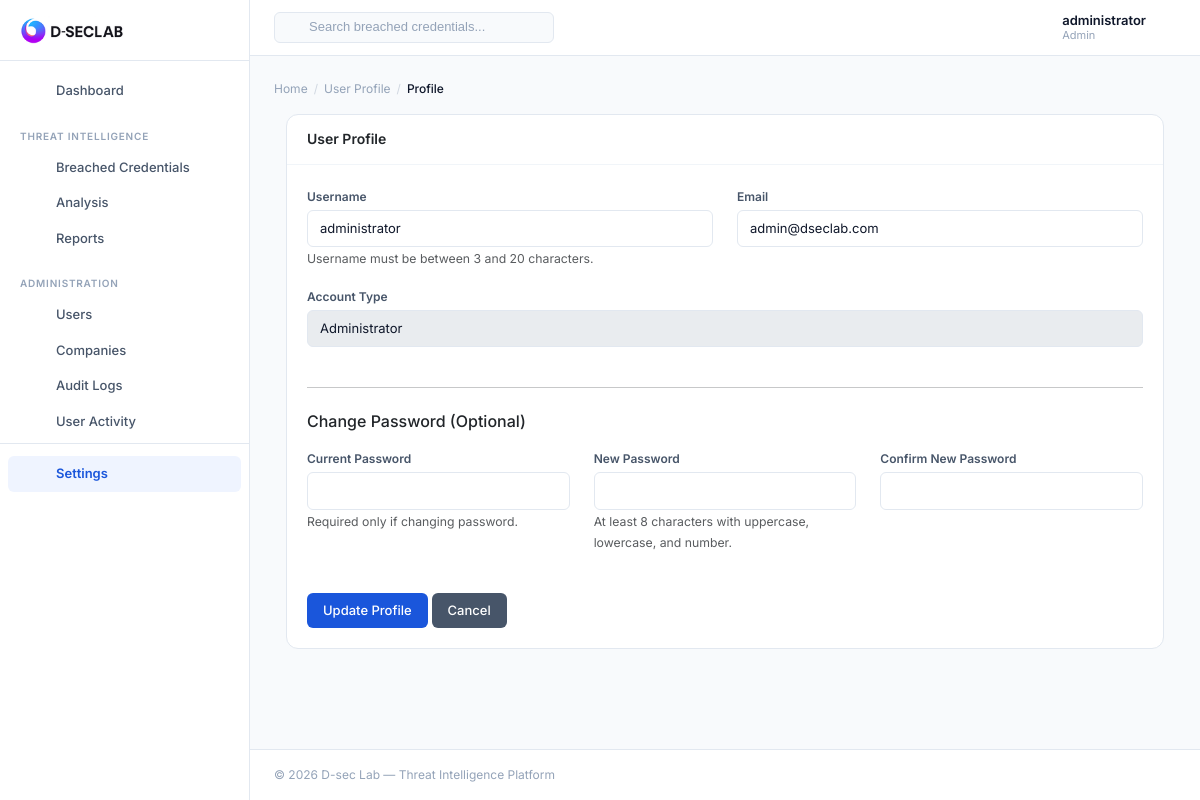
The page /profile (signed in) on the database its author committed.
### cuba/models.py (models this page shows, shortened)
class User(db.Model, UserMixin):
    id = db.Column(db.Integer, primary_key=True)
    username = db.Column(db.String(50), unique=True, nullable=False)
    email = db.Column(db.String(255), unique=True, nullable=False)
    password = db.Column(db.String(255), nullable=False)
    role = db.Column(db.String(20), default='member', nullable=False)
    isAdmin = db.Column(db.Boolean, default=False)
    company_id = db.Column(db.Integer, db.ForeignKey('company.id'), nullable=True)
    is_active = db.Column(db.Boolean, default=True)
    last_login = db.Column(db.DateTime, nullable=True)
    created_at = db.Column(db.DateTime, default=utcnow)
    updated_at = db.Column(db.DateTime, default=utcnow, onupdate=utcnow)
    @property
    def is_admin_user(self) -> bool:
        return self.role == 'admin' or self.isAdmin

### cuba/auth.py (the view, shortened to what this page needs)
@auth.route("/profile", methods=["GET", "POST"])
@login_required
def profile():
    breadcrumb = {"parent": "User Profile", "child": "Profile"}
    return render_template("auth/profile.html", user=current_user, breadcrumb=breadcrumb)

### cuba/templates/auth/profile.html (shortened to what this page needs)
{% extends "base.html" %}
{% block content %}
<div class="container-fluid">
  <div class="row">
    <div class="col-12">
      <div class="card">
        <div class="card-header">
          <h5>User Profile</h5>
        </div>
        <div class="card-body">
          <form method="POST" action="{{ url_for('auth.profile') }}">
            <div class="row">
              <div class="col-md-6">
                <div class="mb-3">
                  <label class="form-label" for="username">Username</label>
                  <input class="form-control" id="username" name="username" type="text" value="{{ user.username }}" required />
                  <small class="form-text text-muted">Username must be between 3 and 20 characters.</small>
                </div>
              </div>
              <div class="col-md-6">
                <div class="mb-3">
                  <label class="form-label" for="email">Email</label>
                  <input class="form-control" id="email" name="email" type="email" value="{{ user.email }}" required />
                </div>
              </div>
            </div>
            <div class="row">
              <div class="col-md-12">
                <div class="mb-3">
                  <label class="form-label">Account Type</label>
                  <input class="form-control" type="text" value="{% if user.isAdmin %}Administrator{% else %}Regular User{% endif %}" disabled />
                </div>
              </div>
            </div>
            <hr class="my-4">
            <h6 class="mb-3">Change Password (Optional)</h6>
            <div class="row">
              <div class="col-md-4">
                <div class="mb-3">
                  <label class="form-label" for="current_password">Current Password</label>
                  <input class="form-control" id="current_password" name="current_password" type="password" />
                  <small class="form-text text-muted">Required only if changing password.</small>
                </div>
              </div>
              <div class="col-md-4">
                <div class="mb-3">
                  <label class="form-label" for="new_password">New Password</label>
                  <input class="form-control" id="new_password" name="new_password" type="password" />
                  <small class="form-text text-muted">At least 8 characters with uppercase, lowercase, and number.</small>
                </div>
              </div>
              <div class="col-md-4">
                <div class="mb-3">
                  <label class="form-label" for="confirm_password">Confirm New Password</label>
                  <input class="form-control" id="confirm_password" name="confirm_password" type="password" />
                </div>
              </div>
            </div>
            <div class="mt-4">
              <button class="btn btn-primary" type="submit">Update Profile</button>
              <a href="{{ url_for('main.indexPage') }}" class="btn btn-secondary">Cancel</a>
            </div>
          </form>
        </div>
      </div>
    </div>
  </div>
</div>
{% endblock %}

### cuba/templates/layout/header.html (shortened to what this page needs)
<header class="dsec-header">
  <div class="dsec-header-left">
    <div class="dsec-header-search">
      <form action="{{ url_for('threat_intel.breached_creds_list') }}" method="get" style="margin:0;">
        <input type="text" name="search" placeholder="Search breached credentials..." autocomplete="off">
      </form>
    </div>
  </div>
  <div class="dsec-header-right">
    <button class="dsec-header-btn" id="theme-toggle" title="Toggle dark/light mode">
    </button>
    {% if current_user.is_authenticated %}
    <div style="position:relative;">
      <button class="dsec-header-btn" id="notif-toggle" title="Notifications">
      </button>
    </div>
    <div style="position:relative;">
      <div class="dsec-header-profile" id="profile-toggle">
        <div class="dsec-header-profile-info">
          <div class="dsec-header-profile-name">{{ current_user.username }}</div>
          <div class="dsec-header-profile-role">{{ 'Admin' if current_user.is_admin_user else 'Member' }}</div>
        </div>
        <i data-feather="chevron-down" style="width:14px;height:14px;color:var(--text-muted);"></i>
      </div>
    </div>
    {% else %}
    <a href="{{ url_for('auth.login') }}" class="btn btn-primary btn-sm">Sign In</a>
    {% endif %}
  </div>
</header>

### cuba/static/assets/css/custom-branding.css (style rules this page uses)
:root { --primary: #1a56db; --primary-hover: #1347b8; --primary-light: #eff4ff; --primary-50: rgba(26, 86, 219, 0.08); --text: #0f172a; --text-secondary: #475569; --text-muted: #94a3b8; --bg: #f8fafc; --bg-white: #ffffff; --border: #e2e8f0; --border-light: #f1f5f9; --success: #059669; --danger: #dc2626; --warning: #d97706; --info: #0284c7; --radius: 8px; --radius-sm: 6px; --radius-lg: 12px; --shadow-sm: 0 1px 2px rgba(0,0,0,0.04); --shadow: 0 1px 3px rgba(0,0,0,0.06), 0 1px 2px rgba(0,0,0,0.04); --sidebar-width: 250px; --header-height: 56px; --transition: all 0.15s ease; }
*, *::before, *::after { box-sizing: border-box; }
body { font-family: 'Inter', -apple-system, BlinkMacSystemFont, 'Segoe UI', sans-serif; background: var(--bg); color: var(--text); font-size: 14px; line-height: 1.5; -webkit-font-smoothing: antialiased; -moz-osx-font-smoothing: grayscale; margin: 0; padding: 0; overflow-x: hidden; }
.dsec-header { height: var(--header-height); background: var(--bg-white); border-bottom: 1px solid var(--border); display: flex; align-items: center; justify-content: space-between; padding: 0 24px; position: sticky; top: 0; z-index: 100; }
.dsec-header-left { display: flex; align-items: center; gap: 16px; }
.dsec-header-search { position: relative; }
.dsec-header-search input { background: var(--bg); border: 1px solid var(--border); border-radius: var(--radius-sm); padding: 7px 12px 7px 34px; font-size: 13px; width: 280px; outline: none; transition: var(--transition); color: var(--text); }
.dsec-header-search input::placeholder { color: var(--text-muted); }
.dsec-header-right { display: flex; align-items: center; gap: 8px; }
.dsec-header-btn { background: none; border: none; padding: 8px; border-radius: var(--radius-sm); color: var(--text-secondary); cursor: pointer; transition: var(--transition); display: flex; align-items: center; position: relative; }
.dsec-header-profile { display: flex; align-items: center; gap: 8px; padding: 4px 8px; border-radius: var(--radius-sm); cursor: pointer; transition: var(--transition); text-decoration: none; color: var(--text); margin-left: 8px; }
.dsec-header-profile-info { line-height: 1.2; }
.dsec-header-profile-name { font-size: 13px; font-weight: 600; }
.dsec-header-profile-role { font-size: 11px; color: var(--text-muted); }
.card { background: var(--bg-white); border: 1px solid var(--border); border-radius: var(--radius-lg); box-shadow: none; margin-bottom: 20px; }
.card-header { background: transparent; border-bottom: 1px solid var(--border-light); padding: 16px 20px; display: flex; align-items: center; justify-content: space-between; }
.card-header h5 { font-size: 14px; font-weight: 600; margin: 0; }
.card-body { padding: 20px; }
.btn { font-family: 'Inter', sans-serif; font-weight: 500; font-size: 13px; border-radius: var(--radius-sm); padding: 8px 16px; transition: var(--transition); border: none; cursor: pointer; }
.btn-primary { background: var(--primary); color: #fff; }
.btn-secondary { background: #475569; color: #fff; }
.form-control, .form-select { font-family: 'Inter', sans-serif; border: 1px solid var(--border); border-radius: var(--radius-sm); font-size: 13px; padding: 8px 12px; color: var(--text); background: var(--bg-white); transition: var(--transition); }
.form-label { font-size: 12px; font-weight: 600; color: var(--text-secondary); margin-bottom: 4px; }

### rows shown on the page
User: username "administrator", role "Admin", email "admin@dseclab.com", isAdmin "Administrator"

### other values the page prints
{{ breadcrumb.parent }} "User Profile"
{{ breadcrumb.child }} "Profile"
